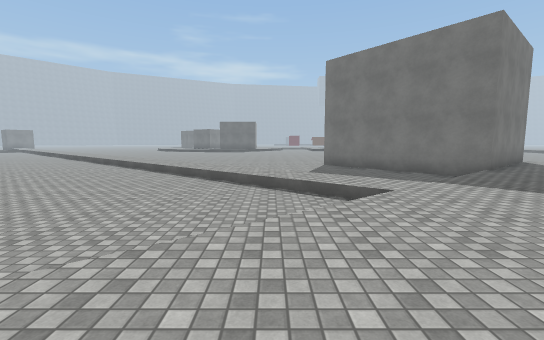
[1] (above)

22 first-person views from a walk through a scene from a Unity 3-D project. The camera is 1.5 m above the floor, tilts 6° down and sees 90° across. The floor is counted in squares, 1.8 m on a side. Each view is taken from the middle of a square. On the plan, view 1 faces up. The plan holds only what a view shows up to about 10 squares ahead; the rest is blank. The place goes on beyond the plan. The player character is not drawn. Surface patterns are stand-ins for the level's own textures.

[2]
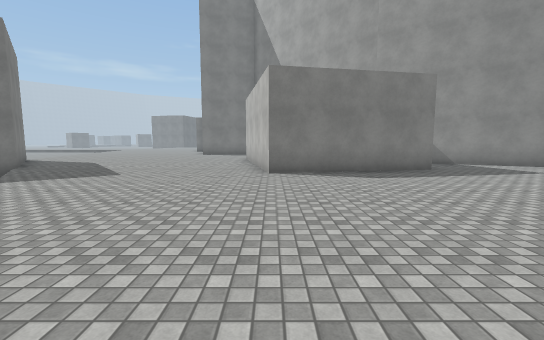

[3]
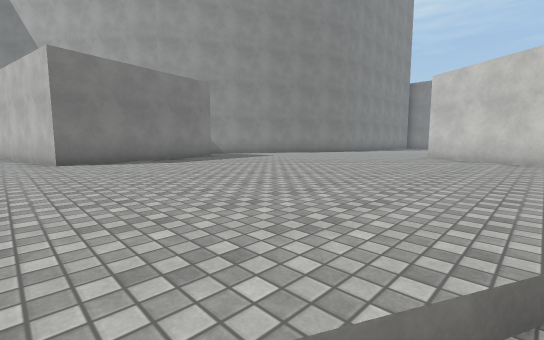

[4]
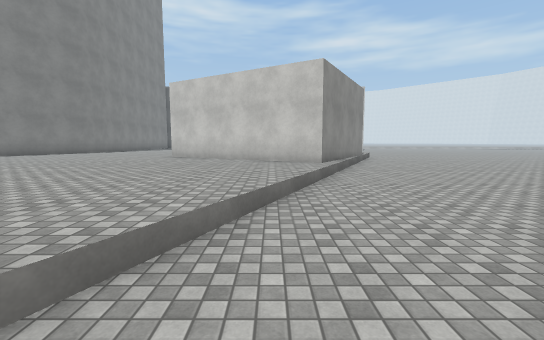

[5]
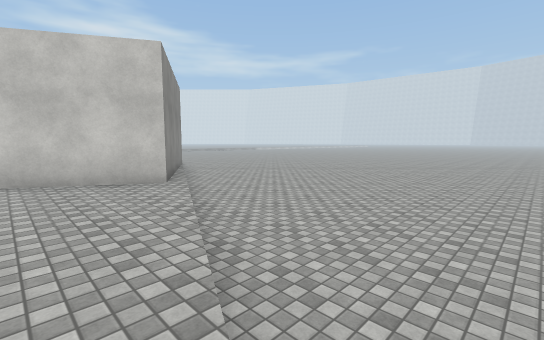

[6]
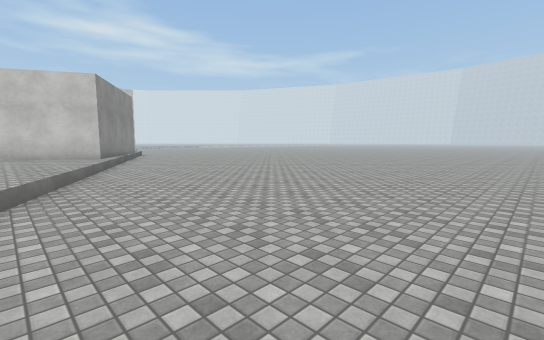

[7]
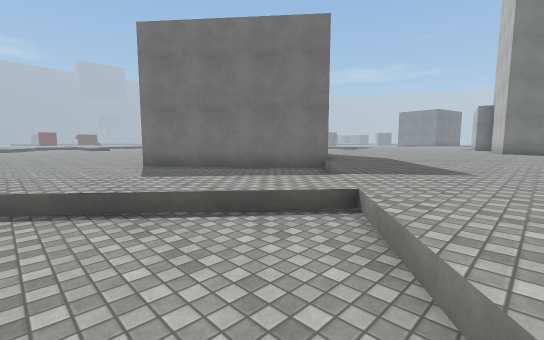

[8]
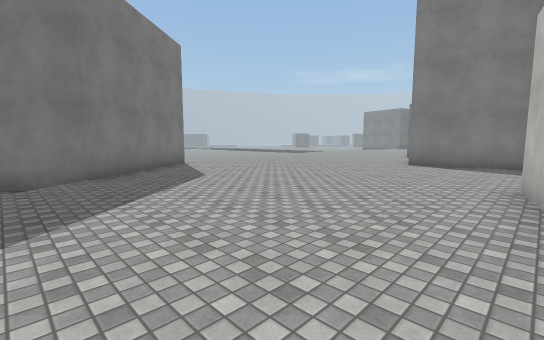

[9]
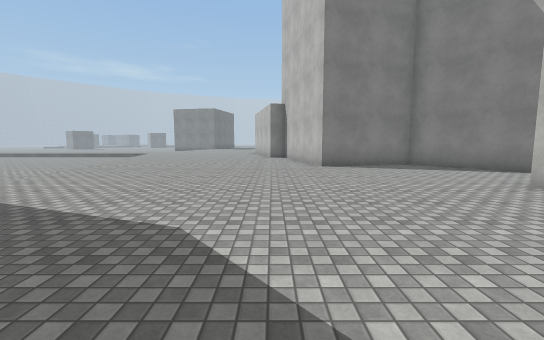

[10]
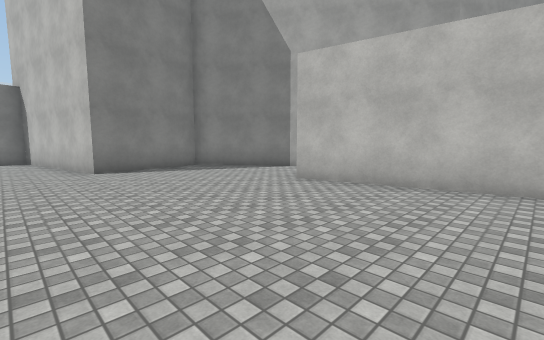

[11]
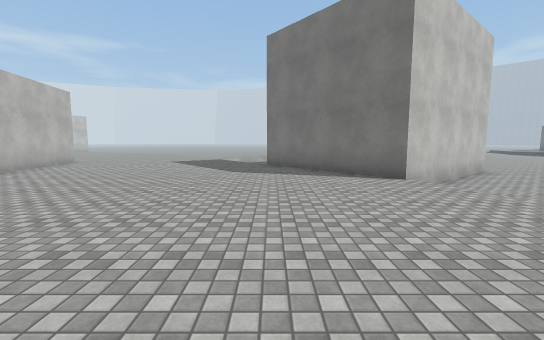

[12]
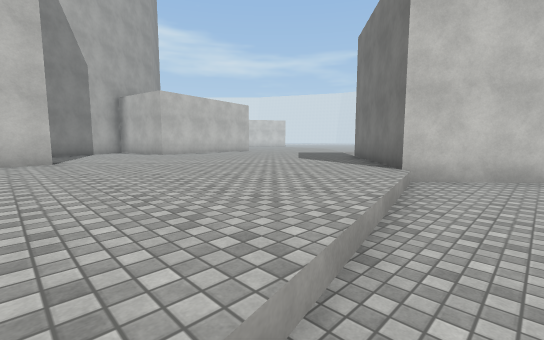

[13]
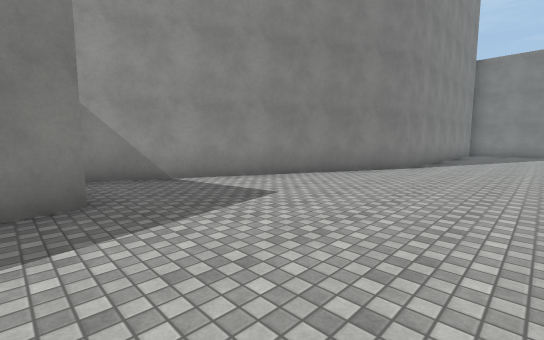

[14]
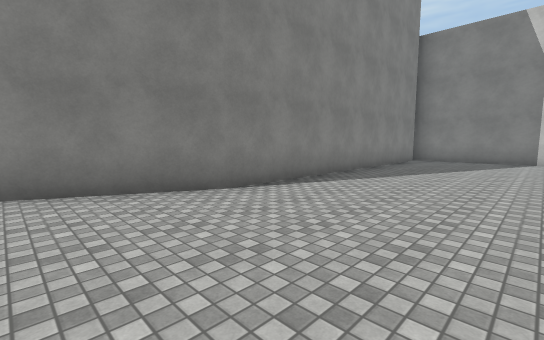

[15]
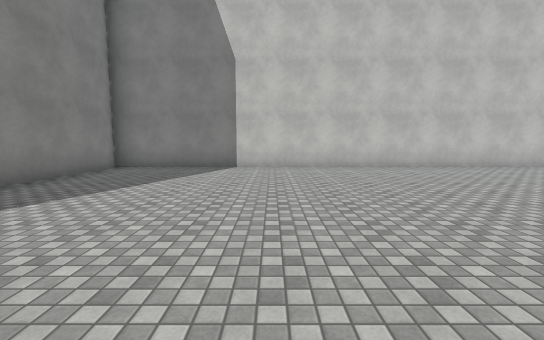

[16]
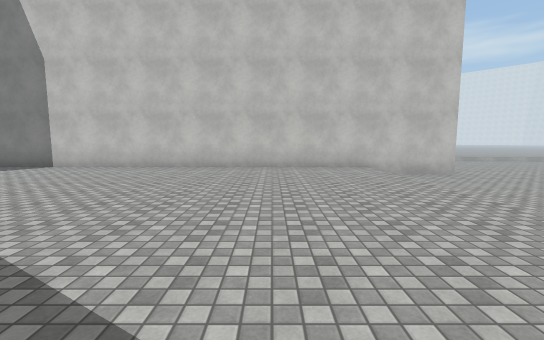

[17]
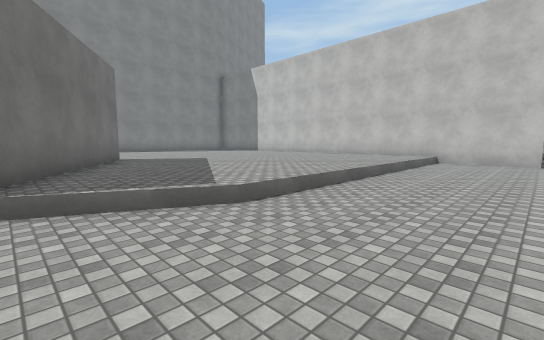

[18]
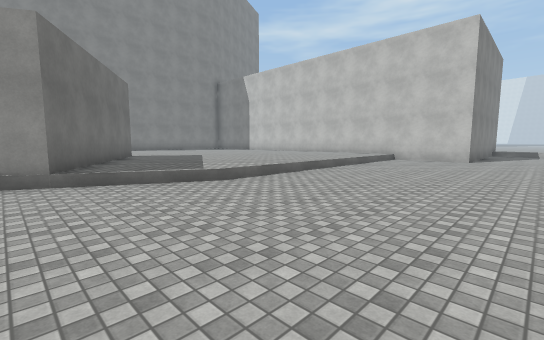

[19]
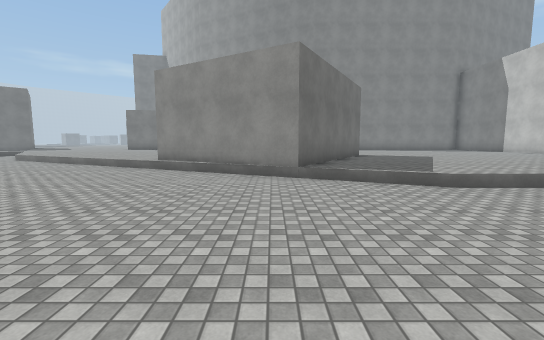

[20]
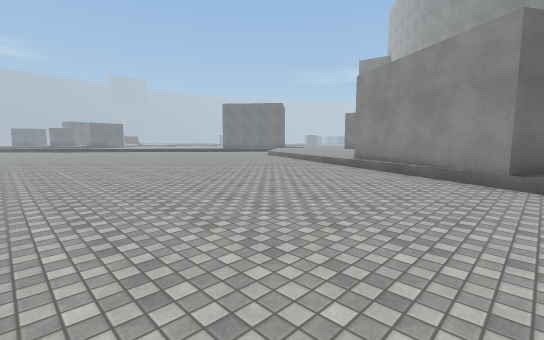

[21]
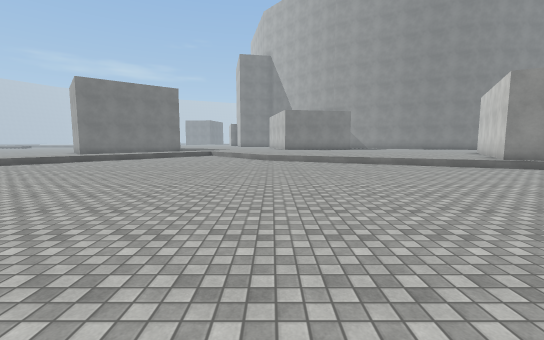

[22]
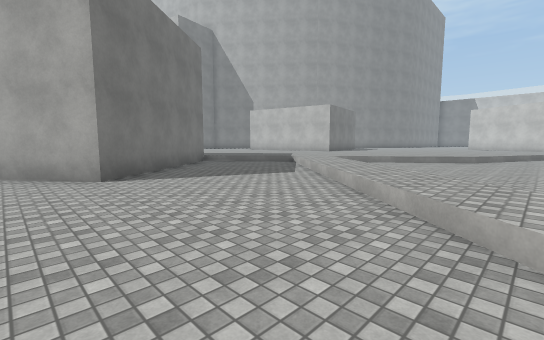

### Floor plan
Key: @ floor where view 1 was taken; # wall or solid block; . main floor; - floor 0.5 m lower than the main floor; / step, stairs or slope.
Columns run from 14 left of view 1 to 16 right of it. Each row starts with its distance up from view 1.
 14           --------#  #---   --
 13           -------##  ##--------
 12           /------##   ##---///.
 11           ./------##   ##......
 10      -----/./------## ##.......
  9      ------/./------###........
  8       ------/./-----#..........
  7       -------/./---/...........
  6      ---------/..//............
  5     ------------/..............
  4 ---------------/..............#
  3 --------------/...............#
  2 -------------/................#
  1 ------------/..........###....#
  0 -----------/..@.....####  ..###
 -1 -----------/........#      ##
 -2 ----------/.........#
 -3 ----------/.........#
 -4 ----------..........#
 -5 ---------/.............#
 -6 ---------.............##
 -7 --------###...........#
 -8 --------####.........##
 -9 -------##  ###.......#
-10 -------##    # .....##
-11 ------/###     .....#
-12 ------...##    .....#
-13 -----/....##   ....##
-14 -----/....... .....#
-15 -----/.............#
-16 -----/.............#
-17 -----/.............#
-18 -----/.............#
-19 -----/.............#
-20 -----/.............#
-21 -----/.............#
-22 -----/.............#
-23 --##################
-24 --

Where each view was taken, in squares from view 1:
view 1: 0 up, 0 right, facing up
view 2: 0 up, 2 left, facing right
view 3: 1 up, 3 left, facing down-right
view 4: 1 up, 4 left, facing down
view 5: 1 down, 3 left, facing down-left
view 6: 4 up, 3 left, facing down-left
view 7: 3 up, 1 left, facing up-right
view 8: 1 up, 5 right, facing up-right
view 9: 6 up, 6 right, facing right
view 10: 6 up, 7 right, facing down-right
view 11: 8 up, 16 right, facing left
view 12: 13 up, 16 right, facing down-left
view 13: 4 down, 2 right, facing down-right
view 14: 10 down, 1 right, facing down-right
view 15: 14 down, 0 right, facing down
view 16: 14 down, 6 left, facing down
view 17: 11 down, 12 left, facing down-right
view 18: 10 down, 14 left, facing down-right
view 19: 10 down, 14 left, facing right
view 20: 11 down, 14 left, facing up-right
view 21: 1 up, 14 left, facing right
view 22: 14 up, 4 left, facing down-right
